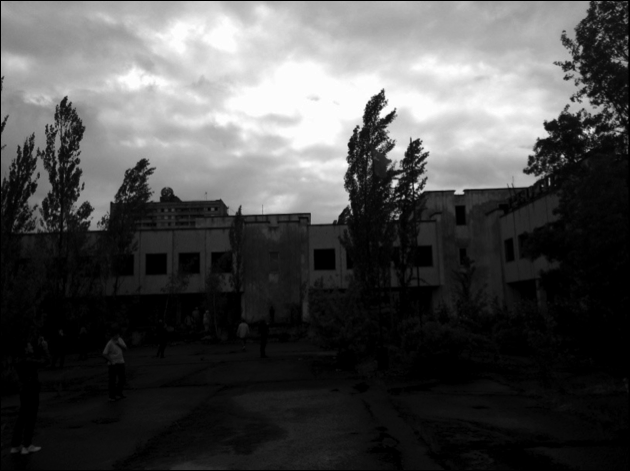
#> input picture Learning/Professional Courses/DIP/Tests/Test4/DIP实验4/school.png, 630 x 471 px
$ python test4_Equ.py
#> lines starting #> are read from the running program, lines starting #| are printed output that depends on the picture
import time

import cv2 as cv
import numpy as np
from matplotlib import pyplot as plt


def origin_grey(img):
    gram = {}
    row, col = img.shape[:2]
    # 统计灰度表
    for i in range(row):
        for j in range(col):
            k = img[i][j]
            if k in gram:
                gram[k] += 1
            else:
                gram[k] = 1
    # 建立排序后的灰度表
    sort_gram = {}
    sort_list = sorted(gram)
    for j in range(len(sort_list)):
        sort_gram[sort_list[j]] = gram[sort_list[j]]
    return sort_gram


def equ_grey(gram, img):
    rols, cols = img.shape[:2]
    # 建立概率分布的表
    pcharm = {}
    for i in gram.keys():
        pcharm[i] = gram[i] / (rols * cols)

    temp = 0
    for j in pcharm.keys():
        temp += pcharm[j]
        pcharm[j] = max(gram) * temp

    out_img = np.zeros(shape=(rols, cols), dtype=np.uint8)

    for m in range(rols):
        for n in range(cols):
            out_img[m][n] = pcharm[img[m][n]]
    return out_img


def myHist(img):
    rols, cols = img.shape[:2]
    myHist = np.zeros([256], np.uint64)
    for i in range(rols):
        for j in range(cols):
            myHist[img[i][j]] += 1
    return myHist


def draw_gram(originHist, newHist, img, after):
    x = np.arange(256)
    # 绘制灰度直方图
    plt.figure(num=1)
    plt.subplot(2, 2, 1)
    plt.plot(x, originHist, 'r', linewidth=2, c='black')
    plt.title("Before")
    plt.ylabel("number of pixels")
    plt.subplot(2, 2, 3)
    plt.plot(x, newHist, 'r', linewidth=2, c='black')
    plt.title("After")
    plt.ylabel("number of pixels")
    plt.subplot(2, 2, 2)
    plt.imshow(img, cmap=plt.cm.gray)
    plt.title('Before')
    plt.subplot(2, 2, 4)
    plt.imshow(after, cmap=plt.cm.gray)
    plt.title('After')
    plt.show()


def do_school():
    img = cv.imread('school.png', cv.IMREAD_GRAYSCALE)
    # 计算原图灰度直方图
    og = origin_grey(img)
    school = equ_grey(og, img)
    originHist = myHist(img)
    newHist = myHist(school)
    draw_gram(originHist, newHist, img, school)
    cv.imwrite('my_school.png', school)
    return


def do_baby():
    img = cv.imread('baby.png', cv.IMREAD_GRAYSCALE)
    og = origin_grey(img)
    baby = equ_grey(og, img)
    originHist = myHist(img)
    newHist = myHist(baby)
    draw_gram(originHist, newHist, img, baby)
    cv.imwrite('my_baby.png', baby)
    return


def do_hill():
    img = cv.imread('hill.jpg', cv.IMREAD_GRAYSCALE)
    # 计算原图灰度直方图
    og = origin_grey(img)
    hill = equ_grey(og, img)
    originHist = myHist(img)
    newHist = myHist(hill)
    draw_gram(originHist, newHist, img, hill)
    cv.imwrite('my_hill.png', hill)
    return


def mat_change(img):
    return np.hstack((img, cv.equalizeHist(img)))


def do_mat_school():
    school = cv.imread('school.png', cv.IMREAD_GRAYSCALE)
    school = mat_change(school)
    cv.imwrite('mat_school.png', school)
    return


def do_mat_baby():
    baby = cv.imread('baby.png', cv.IMREAD_GRAYSCALE)
    baby = mat_change(baby)
    cv.imwrite('mat_baby.png', baby)
    return


def do_mat_hill():
    hill = cv.imread('hill.jpg', cv.IMREAD_GRAYSCALE)
    hill = mat_change(hill)
    cv.imwrite('my_hill.png', hill)
    return


def valid(func1, title):
    begin = time.time()
    func1()
    rest = time.time() - begin
    print(title + '花费的时间：' + str(rest))
    return


if __name__ == '__main__':
    valid(do_school, 'my_school')
#> in do_school, img is the input picture: shape (471, 630); min 0, max 255, mean 76.9
#> after the loop in origin_grey, `for i in range(row):`: gram = 256 items
#> in origin_grey, `sort_list = sorted(gram)`: sort_list = 256 values from 0 to 255
#> after the loop in origin_grey, `for j in range(len(sort_list)):`: sort_gram = 256 items
#> the loop in equ_grey, `for j in pcharm.keys():` made 256 passes
#> temp on passes 1 to 3: 0.0981, 0.128, 0.15
#> after the loop in equ_grey, `for j in pcharm.keys():`: temp = 1
#> after the loop in equ_grey, `for m in range(rols):`:
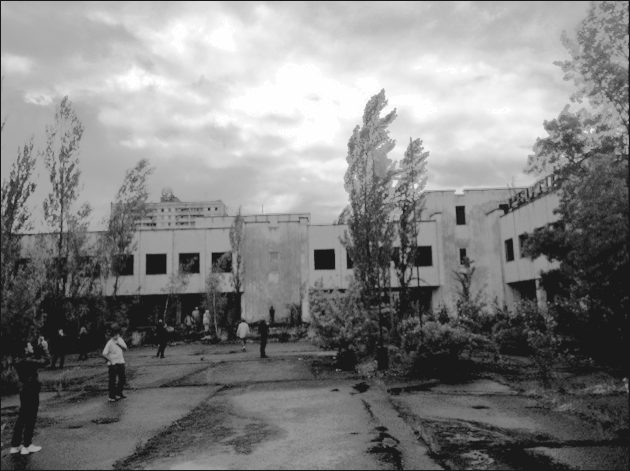
#> out_img: shape (471, 630); min 25, max 255, mean 129.6
#> in do_school, `originHist = myHist(img)`: originHist = 256 values, max 29111 at index 0, min 7 at index 255, mean 1159.1
#> in do_school, `newHist = myHist(school)`: newHist = 256 values, max 29111 at index 25, min 0 at index 0, mean 1159.1
    valid(do_baby, 'my_baby')
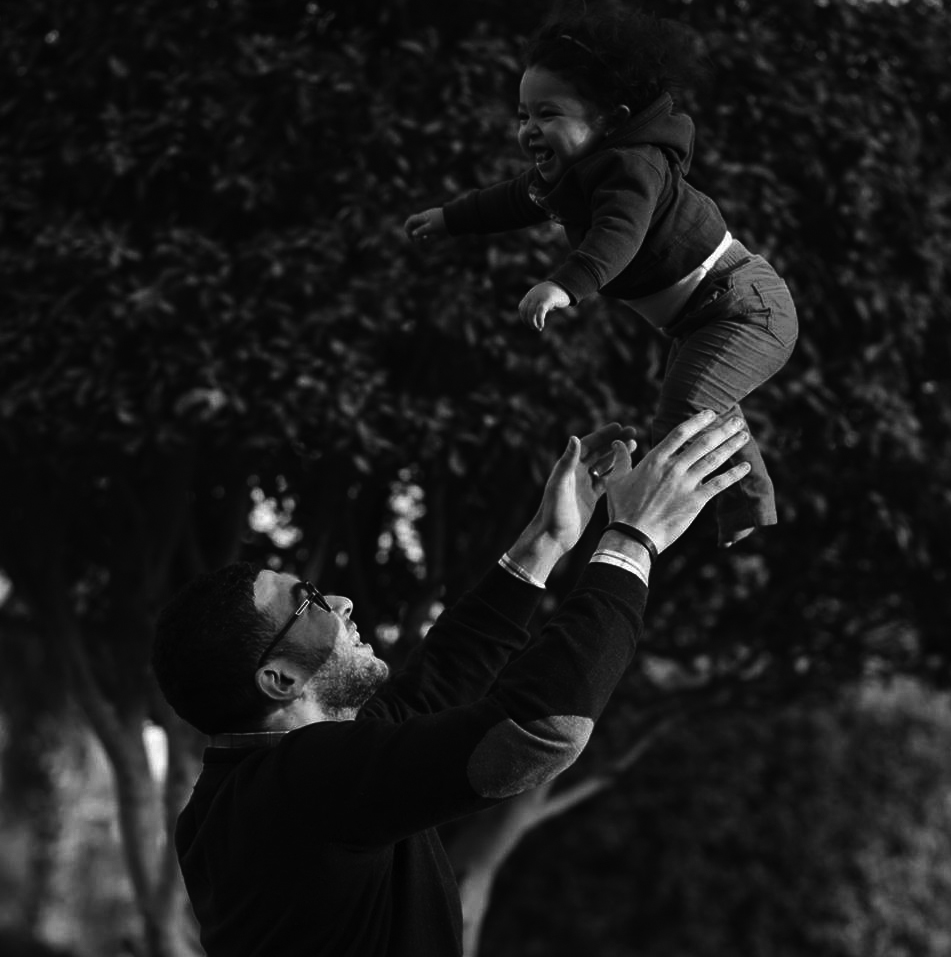
#> input picture Learning/Professional Courses/DIP/Tests/Test4/DIP实验4/baby.png, 951 x 957 px
#> in do_baby, img is the input picture: shape (957, 951); min 0, max 255, mean 26.9
#> in do_baby, `og = origin_grey(img)`: og = 256 items
#> the loop in equ_grey (call 2), `for j in pcharm.keys():` made 256 passes
#> temp on passes 1 to 3: 1.32e-05, 6.81e-05, 0.000265
#> after the loop in equ_grey (call 2), `for j in pcharm.keys():`: temp = 1
#> after the loop in equ_grey (call 2), `for m in range(rols):`:
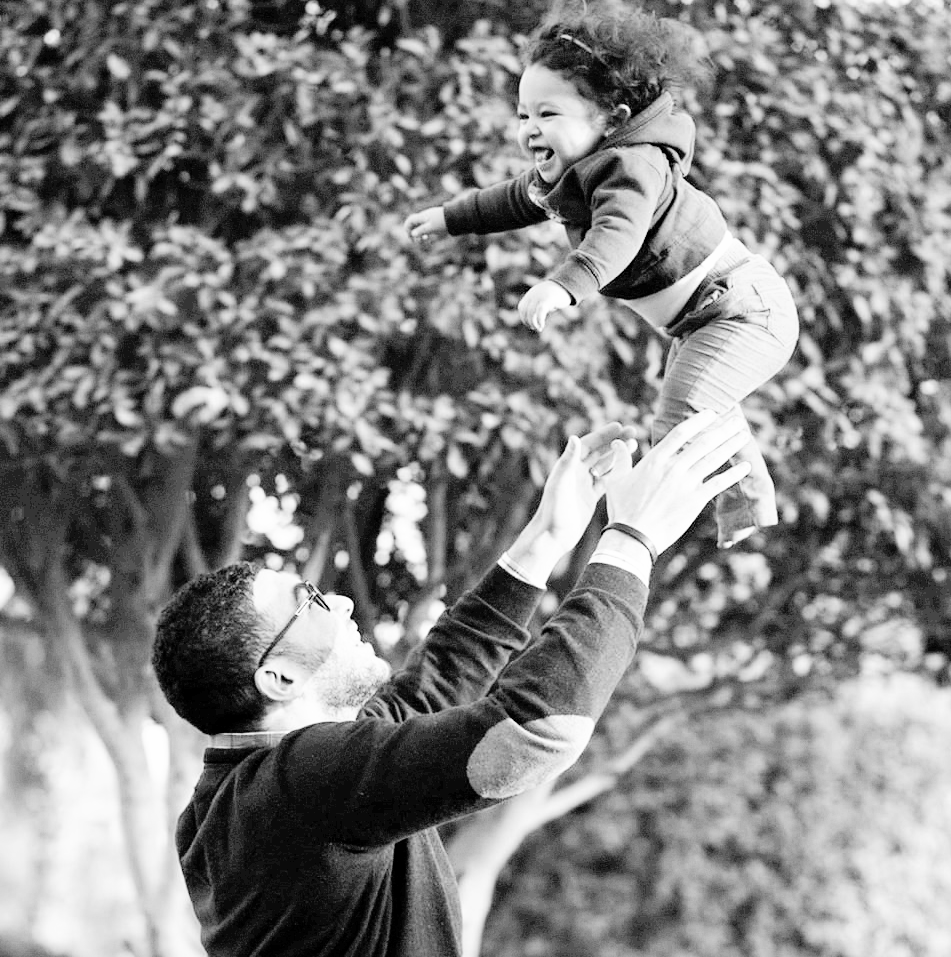
#> out_img: shape (957, 951); min 0, max 254, mean 131.1
#> in do_baby, `originHist = myHist(img)`: originHist = 256 values, max 66663 at index 9, min 12 at index 0, mean 3555.1
#> in do_baby, `newHist = myHist(baby)`: newHist = 256 values, max 66663 at index 53, min 0 at index 1, mean 3555.1
    valid(do_hill, 'my_hill')
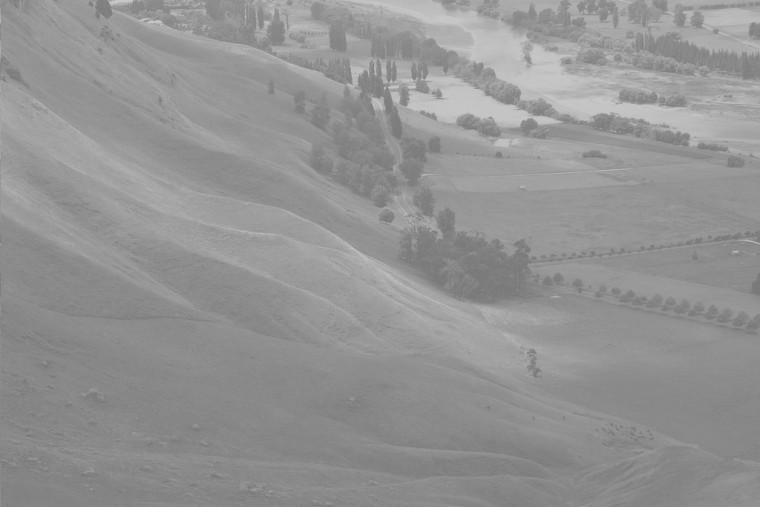
#> input picture Learning/Professional Courses/DIP/Tests/Test4/DIP实验4/hill.jpg, 760 x 507 px
#> in do_hill, img is the input picture: shape (507, 760); min 116, max 205, mean 147.5
#> in do_hill, `og = origin_grey(img)`: og = 90 items
#> the loop in equ_grey (call 3), `for i in gram.keys():` made 90 passes
#> the loop in equ_grey (call 3), `for j in pcharm.keys():` made 90 passes
#> temp on passes 1 to 12: 1.04e-05, 1.56e-05, 3.11e-05, 8.82e-05, 0.000288, 0.000812, 0.00219, 0.00427, 0.00738, 0.0109, 0.0154, 0.0207
#> after the loop in equ_grey (call 3), `for j in pcharm.keys():`: temp = 1
#> after the loop in equ_grey (call 3), `for m in range(rols):`:
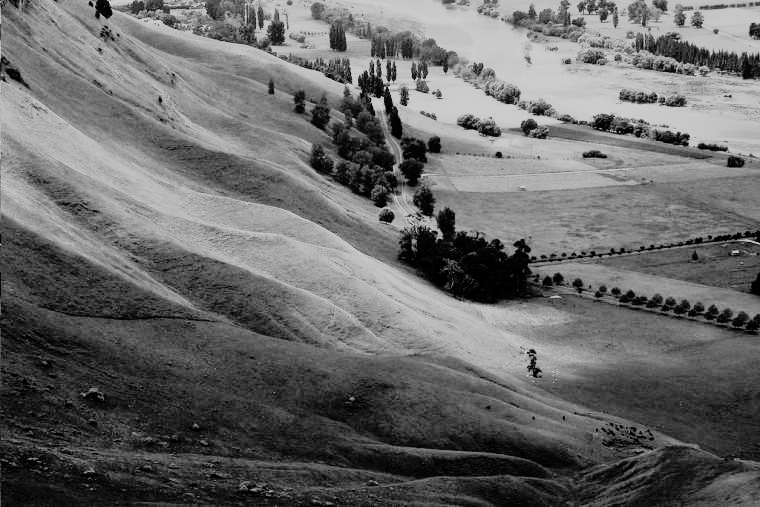
#> out_img: shape (507, 760); min 0, max 204, mean 104.4
#> in do_hill, `originHist = myHist(img)`: originHist = 256 values, max 16927 at index 137, min 0 at index 0, mean 1505.2
#> in do_hill, `newHist = myHist(hill)`: newHist = 256 values, max 16927 at index 53, min 0 at index 6, mean 1505.2
#> in draw_gram (call 3), `plt.show()`:
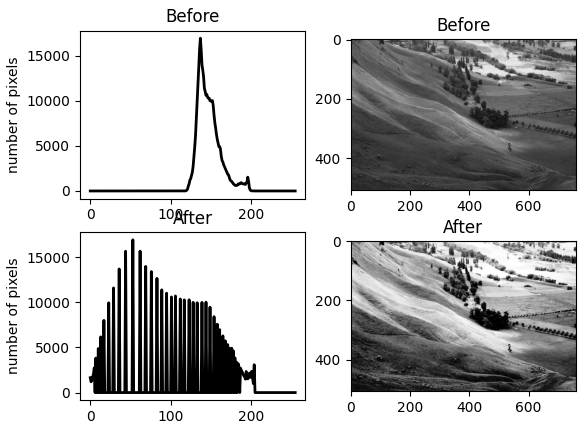
#> figure drawn by matplotlib, 4 panels; panel 1: curve peaks at x = 137, y = 16927; panel 2: curve peaks at x = 53, y = 16927
    valid(do_mat_school, 'my_mat_school')
    valid(do_mat_baby, 'my_mat_baby')
    valid(do_mat_hill, 'my_mat_hill')
#> in mat_change (call 3), `return np.hstack((img, cv.equalizeHist(img)))`:
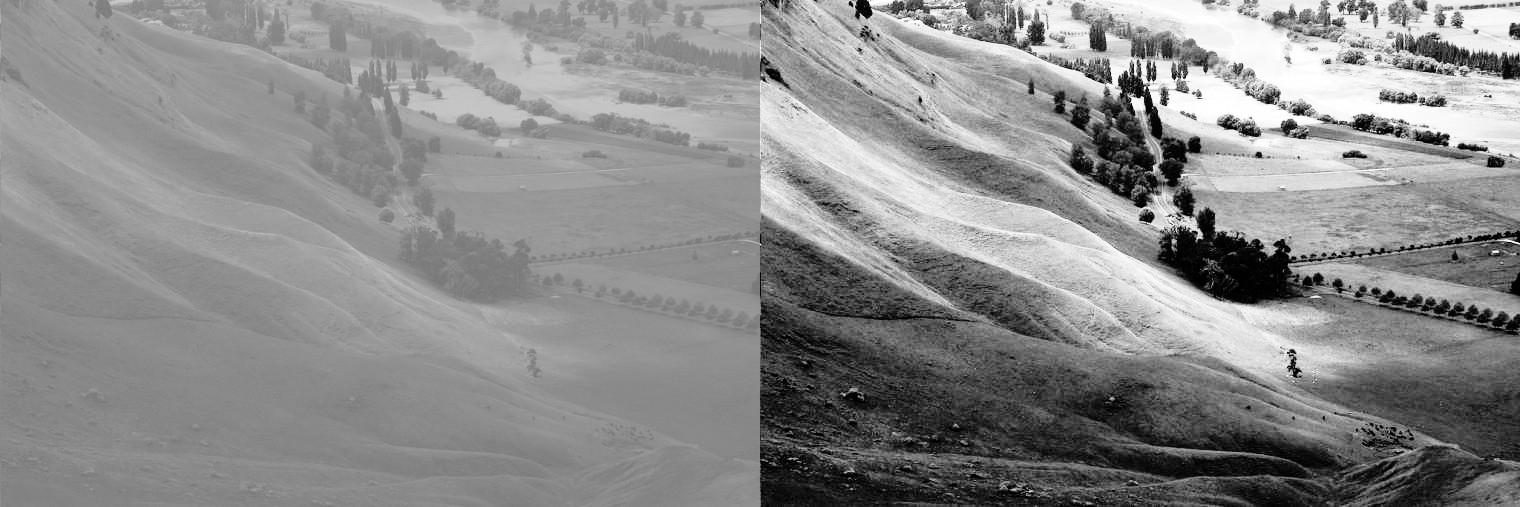
#> returned value: shape (507, 1520); min 0, max 255, mean 139.1
